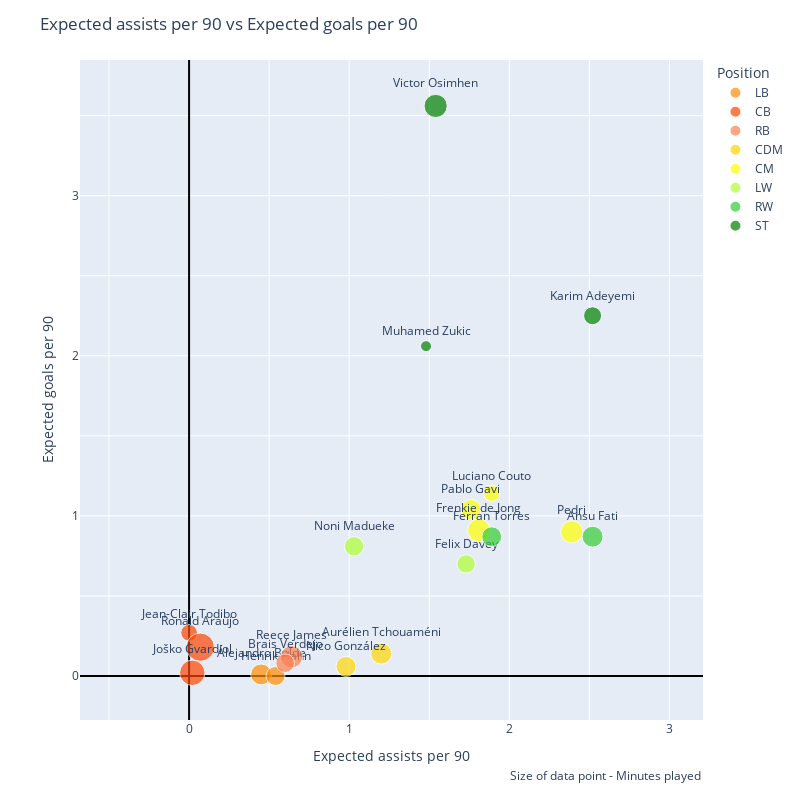
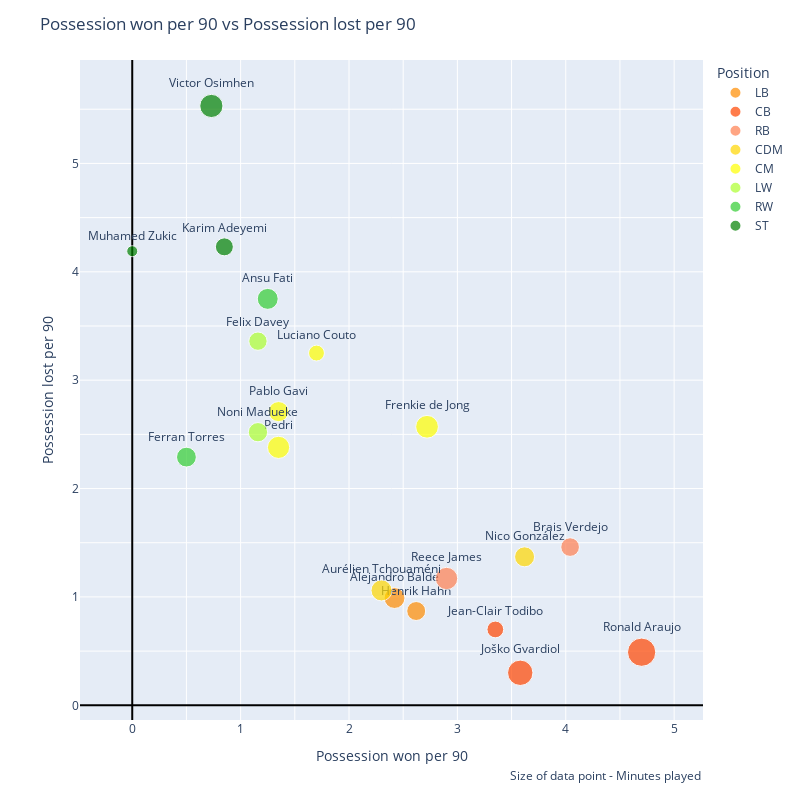
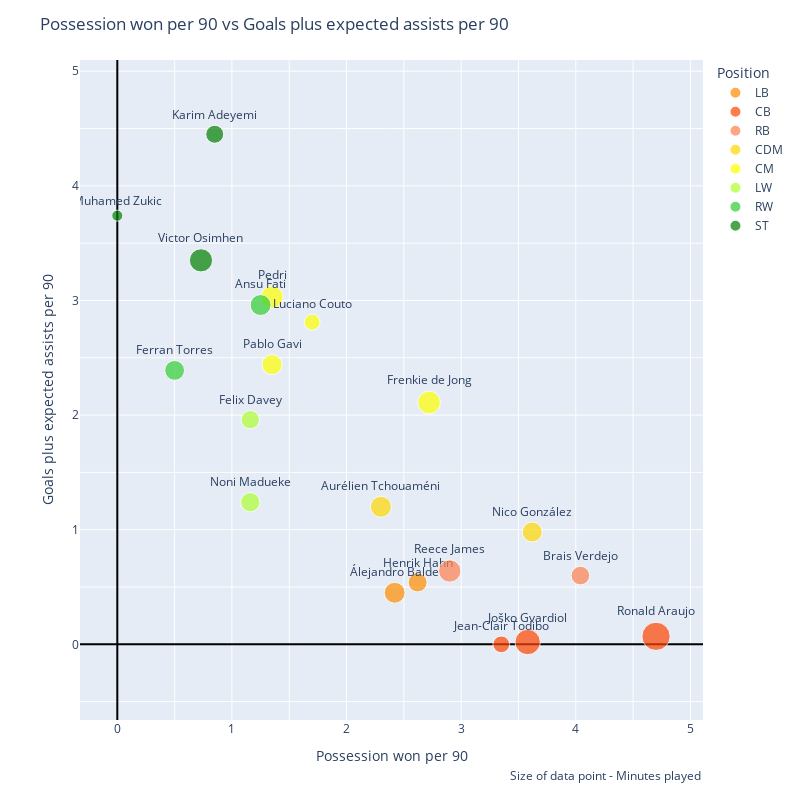

The cell these charts' notebook holds for them, in order:
### Code cell
scatter_chart('xAp90', 'xGp90')
scatter_chart('PossessionWonp90', 'PossessionLostp90')
scatter_chart('PossessionWonp90', 'Goals+xAp90')

### Figure 1 — Plotly figure (JSON) as saved in the notebook; plotly's stock layout.template omitted (floating-point values rounded to 4 significant figures)
{"data": [{"customdata": [["Álejandro Balde"], ["Henrik Hahn"]], "hovertemplate": "Position=LB<br>Expected assists per 90=%{x}<br>Expected goals per 90=%{y}<br>Minutes played=%{marker.size}<br>Name=%{customdata[0]}<extra></extra>", "legendgroup": "LB", "marker": {"color": "darkorange", "size": [1004, 826], "sizemode": "area", "sizeref": 4.6, "symbol": "circle"}, "mode": "markers+text", "name": "LB", "orientation": "v", "showlegend": true, "text": ["Álejandro Balde", "Henrik Hahn"], "textposition": "top center", "type": "scatter", "x": [0.45, 0.54], "xaxis": "x", "y": [0.01, 0], "yaxis": "y"}, {"customdata": [["Jean-Clair Todibo"], ["Joško Gvardiol"], ["Ronald Araujo"]], "hovertemplate": "Position=CB<br>Expected assists per 90=%{x}<br>Expected goals per 90=%{y}<br>Minutes played=%{marker.size}<br>Name=%{customdata[0]}<extra></extra>", "legendgroup": "CB", "marker": {"color": "orangered", "size": [645, 1484, 1840], "sizemode": "area", "sizeref": 4.6, "symbol": "circle"}, "mode": "markers+text", "name": "CB", "orientation": "v", "showlegend": true, "text": ["Jean-Clair Todibo", "Joško Gvardiol", "Ronald Araujo"], "textposition": "top center", "type": "scatter", "x": [0, 0.02, 0.07], "xaxis": "x", "y": [0.27, 0.02, 0.18], "yaxis": "y"}, {"customdata": [["Reece James"], ["Brais Verdejo"]], "hovertemplate": "Position=RB<br>Expected assists per 90=%{x}<br>Expected goals per 90=%{y}<br>Minutes played=%{marker.size}<br>Name=%{customdata[0]}<extra></extra>", "legendgroup": "RB", "marker": {"color": "coral", "size": [1149, 801], "sizemode": "area", "sizeref": 4.6, "symbol": "circle"}, "mode": "markers+text", "name": "RB", "orientation": "v", "showlegend": true, "text": ["Reece James", "Brais Verdejo"], "textposition": "top center", "type": "scatter", "x": [0.64, 0.6], "xaxis": "x", "y": [0.12, 0.08], "yaxis": "y"}, {"customdata": [["Aurélien Tchouaméni"], ["Nico González"]], "hovertemplate": "Position=CDM<br>Expected assists per 90=%{x}<br>Expected goals per 90=%{y}<br>Minutes played=%{marker.size}<br>Name=%{customdata[0]}<extra></extra>", "legendgroup": "CDM", "marker": {"color": "gold", "size": [1018, 920], "sizemode": "area", "sizeref": 4.6, "symbol": "circle"}, "mode": "markers+text", "name": "CDM", "orientation": "v", "showlegend": true, "text": ["Aurélien Tchouaméni", "Nico González"], "textposition": "top center", "type": "scatter", "x": [1.2, 0.98], "xaxis": "x", "y": [0.14, 0.06], "yaxis": "y"}, {"customdata": [["Luciano Couto"], ["Pablo Gavi"], ["Pedri"], ["Frenkie de Jong"]], "hovertemplate": "Position=CM<br>Expected assists per 90=%{x}<br>Expected goals per 90=%{y}<br>Minutes played=%{marker.size}<br>Name=%{customdata[0]}<extra></extra>", "legendgroup": "CM", "marker": {"color": "yellow", "size": [582, 930, 1135, 1191], "sizemode": "area", "sizeref": 4.6, "symbol": "circle"}, "mode": "markers+text", "name": "CM", "orientation": "v", "showlegend": true, "text": ["Luciano Couto", "Pablo Gavi", "Pedri", "Frenkie de Jong"], "textposition": "top center", "type": "scatter", "x": [1.89, 1.76, 2.39, 1.81], "xaxis": "x", "y": [1.14, 1.04, 0.9, 0.91], "yaxis": "y"}, {"customdata": [["Felix Davey"], ["Noni Madueke"]], "hovertemplate": "Position=LW<br>Expected assists per 90=%{x}<br>Expected goals per 90=%{y}<br>Minutes played=%{marker.size}<br>Name=%{customdata[0]}<extra></extra>", "legendgroup": "LW", "marker": {"color": "greenyellow", "size": [776, 857], "sizemode": "area", "sizeref": 4.6, "symbol": "circle"}, "mode": "markers+text", "name": "LW", "orientation": "v", "showlegend": true, "text": ["Felix Davey", "Noni Madueke"], "textposition": "top center", "type": "scatter", "x": [1.73, 1.03], "xaxis": "x", "y": [0.7, 0.81], "yaxis": "y"}, {"customdata": [["Ansu Fati"], ["Ferran Torres"]], "hovertemplate": "Position=RW<br>Expected assists per 90=%{x}<br>Expected goals per 90=%{y}<br>Minutes played=%{marker.size}<br>Name=%{customdata[0]}<extra></extra>", "legendgroup": "RW", "marker": {"color": "limegreen", "size": [1009, 904], "sizemode": "area", "sizeref": 4.6, "symbol": "circle"}, "mode": "markers+text", "name": "RW", "orientation": "v", "showlegend": true, "text": ["Ansu Fati", "Ferran Torres"], "textposition": "top center", "type": "scatter", "x": [2.52, 1.89], "xaxis": "x", "y": [0.87, 0.87], "yaxis": "y"}, {"customdata": [["Muhamed Zukic"], ["Karim Adeyemi"], ["Victor Osimhen"]], "hovertemplate": "Position=ST<br>Expected assists per 90=%{x}<br>Expected goals per 90=%{y}<br>Minutes played=%{marker.size}<br>Name=%{customdata[0]}<extra></extra>", "legendgroup": "ST", "marker": {"color": "green", "size": [279, 744, 1237], "sizemode": "area", "sizeref": 4.6, "symbol": "circle"}, "mode": "markers+text", "name": "ST", "orientation": "v", "showlegend": true, "text": ["Muhamed Zukic", "Karim Adeyemi", "Victor Osimhen"], "textposition": "top center", "type": "scatter", "x": [1.48, 2.52, 1.54], "xaxis": "x", "y": [2.06, 2.25, 3.56], "yaxis": "y"}], "layout": {"annotations": [{"showarrow": false, "text": "Size of data point - Minutes played", "x": 1, "xanchor": "right", "xref": "paper", "xshift": 0, "y": -0.1, "yanchor": "auto", "yref": "paper", "yshift": 0}], "height": 800, "legend": {"itemsizing": "constant", "title": {"text": "Position"}, "tracegroupgap": 0}, "margin": {"t": 60}, "title": {"text": "Expected assists per 90 vs Expected goals per 90"}, "width": 800, "xaxis": {"anchor": "y", "domain": [0, 1], "dtick": 0.5, "scaleanchor": "y", "scaleratio": 1, "tick0": 0, "ticklabelstep": 2, "title": {"text": "Expected assists per 90"}, "zeroline": true, "zerolinecolor": "Black", "zerolinewidth": 2}, "yaxis": {"anchor": "x", "domain": [0, 1], "dtick": 0.5, "scaleanchor": "x", "scaleratio": 1, "tick0": 0, "ticklabelstep": 2, "title": {"text": "Expected goals per 90"}, "zeroline": true, "zerolinecolor": "Black", "zerolinewidth": 2}}}

### Figure 2 — Plotly figure (JSON) as saved in the notebook; plotly's stock layout.template omitted (floating-point values rounded to 4 significant figures)
{"data": [{"customdata": [["Álejandro Balde"], ["Henrik Hahn"]], "hovertemplate": "Position=LB<br>Possession won per 90=%{x}<br>Possession lost per 90=%{y}<br>Minutes played=%{marker.size}<br>Name=%{customdata[0]}<extra></extra>", "legendgroup": "LB", "marker": {"color": "darkorange", "size": [1004, 826], "sizemode": "area", "sizeref": 4.6, "symbol": "circle"}, "mode": "markers+text", "name": "LB", "orientation": "v", "showlegend": true, "text": ["Álejandro Balde", "Henrik Hahn"], "textposition": "top center", "type": "scatter", "x": [2.42, 2.62], "xaxis": "x", "y": [0.99, 0.87], "yaxis": "y"}, {"customdata": [["Jean-Clair Todibo"], ["Joško Gvardiol"], ["Ronald Araujo"]], "hovertemplate": "Position=CB<br>Possession won per 90=%{x}<br>Possession lost per 90=%{y}<br>Minutes played=%{marker.size}<br>Name=%{customdata[0]}<extra></extra>", "legendgroup": "CB", "marker": {"color": "orangered", "size": [645, 1484, 1840], "sizemode": "area", "sizeref": 4.6, "symbol": "circle"}, "mode": "markers+text", "name": "CB", "orientation": "v", "showlegend": true, "text": ["Jean-Clair Todibo", "Joško Gvardiol", "Ronald Araujo"], "textposition": "top center", "type": "scatter", "x": [3.35, 3.58, 4.7], "xaxis": "x", "y": [0.7, 0.3, 0.49], "yaxis": "y"}, {"customdata": [["Reece James"], ["Brais Verdejo"]], "hovertemplate": "Position=RB<br>Possession won per 90=%{x}<br>Possession lost per 90=%{y}<br>Minutes played=%{marker.size}<br>Name=%{customdata[0]}<extra></extra>", "legendgroup": "RB", "marker": {"color": "coral", "size": [1149, 801], "sizemode": "area", "sizeref": 4.6, "symbol": "circle"}, "mode": "markers+text", "name": "RB", "orientation": "v", "showlegend": true, "text": ["Reece James", "Brais Verdejo"], "textposition": "top center", "type": "scatter", "x": [2.9, 4.04], "xaxis": "x", "y": [1.17, 1.46], "yaxis": "y"}, {"customdata": [["Aurélien Tchouaméni"], ["Nico González"]], "hovertemplate": "Position=CDM<br>Possession won per 90=%{x}<br>Possession lost per 90=%{y}<br>Minutes played=%{marker.size}<br>Name=%{customdata[0]}<extra></extra>", "legendgroup": "CDM", "marker": {"color": "gold", "size": [1018, 920], "sizemode": "area", "sizeref": 4.6, "symbol": "circle"}, "mode": "markers+text", "name": "CDM", "orientation": "v", "showlegend": true, "text": ["Aurélien Tchouaméni", "Nico González"], "textposition": "top center", "type": "scatter", "x": [2.3, 3.62], "xaxis": "x", "y": [1.06, 1.37], "yaxis": "y"}, {"customdata": [["Luciano Couto"], ["Pablo Gavi"], ["Pedri"], ["Frenkie de Jong"]], "hovertemplate": "Position=CM<br>Possession won per 90=%{x}<br>Possession lost per 90=%{y}<br>Minutes played=%{marker.size}<br>Name=%{customdata[0]}<extra></extra>", "legendgroup": "CM", "marker": {"color": "yellow", "size": [582, 930, 1135, 1191], "sizemode": "area", "sizeref": 4.6, "symbol": "circle"}, "mode": "markers+text", "name": "CM", "orientation": "v", "showlegend": true, "text": ["Luciano Couto", "Pablo Gavi", "Pedri", "Frenkie de Jong"], "textposition": "top center", "type": "scatter", "x": [1.7, 1.35, 1.35, 2.72], "xaxis": "x", "y": [3.25, 2.71, 2.38, 2.57], "yaxis": "y"}, {"customdata": [["Felix Davey"], ["Noni Madueke"]], "hovertemplate": "Position=LW<br>Possession won per 90=%{x}<br>Possession lost per 90=%{y}<br>Minutes played=%{marker.size}<br>Name=%{customdata[0]}<extra></extra>", "legendgroup": "LW", "marker": {"color": "greenyellow", "size": [776, 857], "sizemode": "area", "sizeref": 4.6, "symbol": "circle"}, "mode": "markers+text", "name": "LW", "orientation": "v", "showlegend": true, "text": ["Felix Davey", "Noni Madueke"], "textposition": "top center", "type": "scatter", "x": [1.16, 1.16], "xaxis": "x", "y": [3.36, 2.52], "yaxis": "y"}, {"customdata": [["Ansu Fati"], ["Ferran Torres"]], "hovertemplate": "Position=RW<br>Possession won per 90=%{x}<br>Possession lost per 90=%{y}<br>Minutes played=%{marker.size}<br>Name=%{customdata[0]}<extra></extra>", "legendgroup": "RW", "marker": {"color": "limegreen", "size": [1009, 904], "sizemode": "area", "sizeref": 4.6, "symbol": "circle"}, "mode": "markers+text", "name": "RW", "orientation": "v", "showlegend": true, "text": ["Ansu Fati", "Ferran Torres"], "textposition": "top center", "type": "scatter", "x": [1.25, 0.5], "xaxis": "x", "y": [3.75, 2.29], "yaxis": "y"}, {"customdata": [["Muhamed Zukic"], ["Karim Adeyemi"], ["Victor Osimhen"]], "hovertemplate": "Position=ST<br>Possession won per 90=%{x}<br>Possession lost per 90=%{y}<br>Minutes played=%{marker.size}<br>Name=%{customdata[0]}<extra></extra>", "legendgroup": "ST", "marker": {"color": "green", "size": [279, 744, 1237], "sizemode": "area", "sizeref": 4.6, "symbol": "circle"}, "mode": "markers+text", "name": "ST", "orientation": "v", "showlegend": true, "text": ["Muhamed Zukic", "Karim Adeyemi", "Victor Osimhen"], "textposition": "top center", "type": "scatter", "x": [0, 0.85, 0.73], "xaxis": "x", "y": [4.19, 4.23, 5.53], "yaxis": "y"}], "layout": {"annotations": [{"showarrow": false, "text": "Size of data point - Minutes played", "x": 1, "xanchor": "right", "xref": "paper", "xshift": 0, "y": -0.1, "yanchor": "auto", "yref": "paper", "yshift": 0}], "height": 800, "legend": {"itemsizing": "constant", "title": {"text": "Position"}, "tracegroupgap": 0}, "margin": {"t": 60}, "title": {"text": "Possession won per 90 vs Possession lost per 90"}, "width": 800, "xaxis": {"anchor": "y", "domain": [0, 1], "dtick": 0.5, "scaleanchor": "y", "scaleratio": 1, "tick0": 0, "ticklabelstep": 2, "title": {"text": "Possession won per 90"}, "zeroline": true, "zerolinecolor": "Black", "zerolinewidth": 2}, "yaxis": {"anchor": "x", "domain": [0, 1], "dtick": 0.5, "scaleanchor": "x", "scaleratio": 1, "tick0": 0, "ticklabelstep": 2, "title": {"text": "Possession lost per 90"}, "zeroline": true, "zerolinecolor": "Black", "zerolinewidth": 2}}}

### Figure 3 — Plotly figure (JSON) as saved in the notebook; plotly's stock layout.template omitted (floating-point values rounded to 4 significant figures)
{"data": [{"customdata": [["Álejandro Balde"], ["Henrik Hahn"]], "hovertemplate": "Position=LB<br>Possession won per 90=%{x}<br>Goals plus expected assists per 90=%{y}<br>Minutes played=%{marker.size}<br>Name=%{customdata[0]}<extra></extra>", "legendgroup": "LB", "marker": {"color": "darkorange", "size": [1004, 826], "sizemode": "area", "sizeref": 4.6, "symbol": "circle"}, "mode": "markers+text", "name": "LB", "orientation": "v", "showlegend": true, "text": ["Álejandro Balde", "Henrik Hahn"], "textposition": "top center", "type": "scatter", "x": [2.42, 2.62], "xaxis": "x", "y": [0.45, 0.54], "yaxis": "y"}, {"customdata": [["Jean-Clair Todibo"], ["Joško Gvardiol"], ["Ronald Araujo"]], "hovertemplate": "Position=CB<br>Possession won per 90=%{x}<br>Goals plus expected assists per 90=%{y}<br>Minutes played=%{marker.size}<br>Name=%{customdata[0]}<extra></extra>", "legendgroup": "CB", "marker": {"color": "orangered", "size": [645, 1484, 1840], "sizemode": "area", "sizeref": 4.6, "symbol": "circle"}, "mode": "markers+text", "name": "CB", "orientation": "v", "showlegend": true, "text": ["Jean-Clair Todibo", "Joško Gvardiol", "Ronald Araujo"], "textposition": "top center", "type": "scatter", "x": [3.35, 3.58, 4.7], "xaxis": "x", "y": [0, 0.02, 0.07], "yaxis": "y"}, {"customdata": [["Reece James"], ["Brais Verdejo"]], "hovertemplate": "Position=RB<br>Possession won per 90=%{x}<br>Goals plus expected assists per 90=%{y}<br>Minutes played=%{marker.size}<br>Name=%{customdata[0]}<extra></extra>", "legendgroup": "RB", "marker": {"color": "coral", "size": [1149, 801], "sizemode": "area", "sizeref": 4.6, "symbol": "circle"}, "mode": "markers+text", "name": "RB", "orientation": "v", "showlegend": true, "text": ["Reece James", "Brais Verdejo"], "textposition": "top center", "type": "scatter", "x": [2.9, 4.04], "xaxis": "x", "y": [0.64, 0.6], "yaxis": "y"}, {"customdata": [["Aurélien Tchouaméni"], ["Nico González"]], "hovertemplate": "Position=CDM<br>Possession won per 90=%{x}<br>Goals plus expected assists per 90=%{y}<br>Minutes played=%{marker.size}<br>Name=%{customdata[0]}<extra></extra>", "legendgroup": "CDM", "marker": {"color": "gold", "size": [1018, 920], "sizemode": "area", "sizeref": 4.6, "symbol": "circle"}, "mode": "markers+text", "name": "CDM", "orientation": "v", "showlegend": true, "text": ["Aurélien Tchouaméni", "Nico González"], "textposition": "top center", "type": "scatter", "x": [2.3, 3.62], "xaxis": "x", "y": [1.2, 0.98], "yaxis": "y"}, {"customdata": [["Luciano Couto"], ["Pablo Gavi"], ["Pedri"], ["Frenkie de Jong"]], "hovertemplate": "Position=CM<br>Possession won per 90=%{x}<br>Goals plus expected assists per 90=%{y}<br>Minutes played=%{marker.size}<br>Name=%{customdata[0]}<extra></extra>", "legendgroup": "CM", "marker": {"color": "yellow", "size": [582, 930, 1135, 1191], "sizemode": "area", "sizeref": 4.6, "symbol": "circle"}, "mode": "markers+text", "name": "CM", "orientation": "v", "showlegend": true, "text": ["Luciano Couto", "Pablo Gavi", "Pedri", "Frenkie de Jong"], "textposition": "top center", "type": "scatter", "x": [1.7, 1.35, 1.35, 2.72], "xaxis": "x", "y": [2.81, 2.44, 3.03, 2.11], "yaxis": "y"}, {"customdata": [["Felix Davey"], ["Noni Madueke"]], "hovertemplate": "Position=LW<br>Possession won per 90=%{x}<br>Goals plus expected assists per 90=%{y}<br>Minutes played=%{marker.size}<br>Name=%{customdata[0]}<extra></extra>", "legendgroup": "LW", "marker": {"color": "greenyellow", "size": [776, 857], "sizemode": "area", "sizeref": 4.6, "symbol": "circle"}, "mode": "markers+text", "name": "LW", "orientation": "v", "showlegend": true, "text": ["Felix Davey", "Noni Madueke"], "textposition": "top center", "type": "scatter", "x": [1.16, 1.16], "xaxis": "x", "y": [1.96, 1.24], "yaxis": "y"}, {"customdata": [["Ansu Fati"], ["Ferran Torres"]], "hovertemplate": "Position=RW<br>Possession won per 90=%{x}<br>Goals plus expected assists per 90=%{y}<br>Minutes played=%{marker.size}<br>Name=%{customdata[0]}<extra></extra>", "legendgroup": "RW", "marker": {"color": "limegreen", "size": [1009, 904], "sizemode": "area", "sizeref": 4.6, "symbol": "circle"}, "mode": "markers+text", "name": "RW", "orientation": "v", "showlegend": true, "text": ["Ansu Fati", "Ferran Torres"], "textposition": "top center", "type": "scatter", "x": [1.25, 0.5], "xaxis": "x", "y": [2.96, 2.39], "yaxis": "y"}, {"customdata": [["Muhamed Zukic"], ["Karim Adeyemi"], ["Victor Osimhen"]], "hovertemplate": "Position=ST<br>Possession won per 90=%{x}<br>Goals plus expected assists per 90=%{y}<br>Minutes played=%{marker.size}<br>Name=%{customdata[0]}<extra></extra>", "legendgroup": "ST", "marker": {"color": "green", "size": [279, 744, 1237], "sizemode": "area", "sizeref": 4.6, "symbol": "circle"}, "mode": "markers+text", "name": "ST", "orientation": "v", "showlegend": true, "text": ["Muhamed Zukic", "Karim Adeyemi", "Victor Osimhen"], "textposition": "top center", "type": "scatter", "x": [0, 0.85, 0.73], "xaxis": "x", "y": [3.74, 4.45, 3.35], "yaxis": "y"}], "layout": {"annotations": [{"showarrow": false, "text": "Size of data point - Minutes played", "x": 1, "xanchor": "right", "xref": "paper", "xshift": 0, "y": -0.1, "yanchor": "auto", "yref": "paper", "yshift": 0}], "height": 800, "legend": {"itemsizing": "constant", "title": {"text": "Position"}, "tracegroupgap": 0}, "margin": {"t": 60}, "title": {"text": "Possession won per 90 vs Goals plus expected assists per 90"}, "width": 800, "xaxis": {"anchor": "y", "domain": [0, 1], "dtick": 0.5, "scaleanchor": "y", "scaleratio": 1, "tick0": 0, "ticklabelstep": 2, "title": {"text": "Possession won per 90"}, "zeroline": true, "zerolinecolor": "Black", "zerolinewidth": 2}, "yaxis": {"anchor": "x", "domain": [0, 1], "dtick": 0.5, "scaleanchor": "x", "scaleratio": 1, "tick0": 0, "ticklabelstep": 2, "title": {"text": "Goals plus expected assists per 90"}, "zeroline": true, "zerolinecolor": "Black", "zerolinewidth": 2}}}
